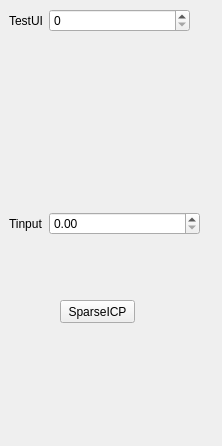
<?xml version="1.0" encoding="UTF-8"?>
<ui version="4.0">
 <class>rigister</class>
 <widget class="QWidget" name="rigister">
  <property name="geometry">
   <rect>
    <x>0</x>
    <y>0</y>
    <width>222</width>
    <height>446</height>
   </rect>
  </property>
  <property name="maximumSize">
   <size>
    <width>155555</width>
    <height>15555</height>
   </size>
  </property>
  <property name="windowTitle">
   <string>Form</string>
  </property>
  <widget class="QWidget" name="formLayoutWidget">
   <property name="geometry">
    <rect>
     <x>9</x>
     <y>9</y>
     <width>181</width>
     <height>91</height>
    </rect>
   </property>
   <layout class="QFormLayout" name="formLayout">
    <item row="0" column="0">
     <widget class="QLabel" name="label">
      <property name="text">
       <string>TestUI</string>
      </property>
     </widget>
    </item>
    <item row="0" column="1">
     <widget class="QSpinBox" name="tdouble"/>
    </item>
   </layout>
  </widget>
  <widget class="QWidget" name="formLayoutWidget_2">
   <property name="geometry">
    <rect>
     <x>9</x>
     <y>212</y>
     <width>191</width>
     <height>51</height>
    </rect>
   </property>
   <layout class="QFormLayout" name="formLayout_2">
    <item row="0" column="0">
     <widget class="QLabel" name="label_2">
      <property name="text">
       <string>Tinput</string>
      </property>
     </widget>
    </item>
    <item row="0" column="1">
     <widget class="QDoubleSpinBox" name="doubleSpinBox"/>
    </item>
   </layout>
  </widget>
  <widget class="QPushButton" name="SparseICP">
   <property name="geometry">
    <rect>
     <x>60</x>
     <y>300</y>
     <width>75</width>
     <height>23</height>
    </rect>
   </property>
   <property name="text">
    <string>SparseICP</string>
   </property>
  </widget>
 </widget>
 <resources/>
 <connections/>
</ui>
